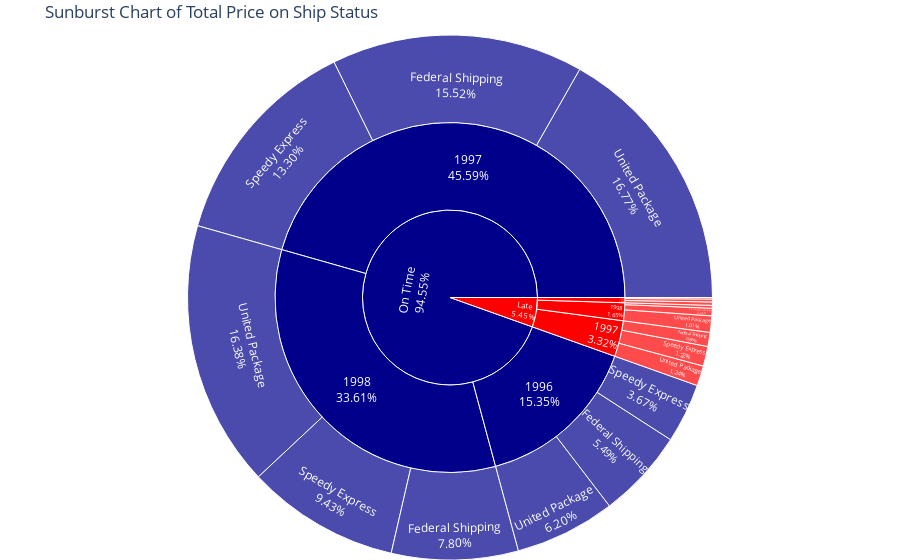

Notebook code for this chart:
### Markdown cell above
## **Status Pengiriman Barang**

### Code cell
# Sunburst Chart Ship Status and Shipper Company
fig = px.sunburst(table2, 
                  path=['ShipStatus', pd.DatetimeIndex(table2['ShippedDate']).year, 'CompanyShipName'], 
                  values='TotalPrice',
                  color='ShipStatus',
                  color_discrete_map={'On Time':'darkblue', 'Late':'red'},
                  title='Sunburst Chart of Total Price on Ship Status',
                  )

fig.update_layout(margin=dict(t=35, l=0, r=0, b=0)).update_traces(texttemplate="%{label}<br>%{percentEntry:.2%}")
fig.show()

### Figure 1 — Plotly figure (JSON) as saved in the notebook; plotly's stock layout.template omitted (floating-point values rounded to 4 significant figures)
{"data": [{"branchvalues": "total", "customdata": [["On Time"], ["Late"], ["Late"], ["Late"], ["On Time"], ["Late"], ["On Time"], ["Late"], ["On Time"], ["On Time"], ["Late"], ["On Time"], ["Late"], ["On Time"], ["Late"], ["On Time"], ["Late"], ["On Time"], ["Late"], ["On Time"], ["Late"], ["On Time"], ["Late"], ["On Time"], ["Late"], ["On Time"]], "domain": {"x": [0, 1], "y": [0, 1]}, "hovertemplate": "labels=%{label}<br>TotalPrice=%{value}<br>parent=%{parent}<br>id=%{id}<br>ShipStatus=%{customdata[0]}<extra></extra>", "ids": ["On Time/1998", "Late/1998/United Package", "Late/1996/Federal Shipping", "Late/1998", "On Time/1997", "Late/1997", "On Time/1996", "Late/1996", "On Time/1998/United Package", "On Time/1997/United Package", "Late/1997/United Package", "On Time/1996/United Package", "Late/1996/United Package", "On Time/1998/Speedy Express", "Late/1998/Speedy Express", "On Time/1997/Speedy Express", "Late/1997/Speedy Express", "On Time/1996/Speedy Express", "Late/1996/Speedy Express", "On Time/1998/Federal Shipping", "Late/1998/Federal Shipping", "On Time/1997/Federal Shipping", "Late/1997/Federal Shipping", "On Time/1996/Federal Shipping", "Late", "On Time"], "labels": ["1998", "United Package", "Federal Shipping", "1998", "1997", "1997", "1996", "1996", "United Package", "United Package", "United Package", "United Package", "United Package", "Speedy Express", "Speedy Express", "Speedy Express", "Speedy Express", "Speedy Express", "Speedy Express", "Federal Shipping", "Federal Shipping", "Federal Shipping", "Federal Shipping", "Federal Shipping", "Late", "On Time"], "marker": {"colors": ["darkblue", "red", "red", "red", "darkblue", "red", "darkblue", "red", "darkblue", "darkblue", "red", "darkblue", "red", "darkblue", "red", "darkblue", "red", "darkblue", "red", "darkblue", "red", "darkblue", "red", "darkblue", "red", "darkblue"]}, "name": "", "parents": ["On Time", "Late/1998", "Late/1996", "Late", "On Time", "Late", "On Time", "Late", "On Time/1998", "On Time/1997", "Late/1997", "On Time/1996", "Late/1996", "On Time/1998", "Late/1998", "On Time/1997", "Late/1997", "On Time/1996", "Late/1996", "On Time/1998", "Late/1998", "On Time/1997", "Late/1997", "On Time/1996", "", ""], "texttemplate": "%{label}<br>%{percentEntry:.2%}", "type": "sunburst", "values": [446000.0, 13380.0, 1240.0, 21860.0, 605000.0, 44070.0, 203700.0, 6372.0, 217400.0, 222600.0, 16470.0, 82220.0, 2757.0, 125100.0, 2307, 176500.0, 16130.0, 48642, 2375.0, 103500.0, 6165.0, 205900.0, 11470.0, 72880.0, 72290.0, 1255000.0]}], "layout": {"legend": {"tracegroupgap": 0}, "margin": {"b": 0, "l": 0, "r": 0, "t": 35}, "title": {"text": "Sunburst Chart of Total Price on Ship Status"}}}
